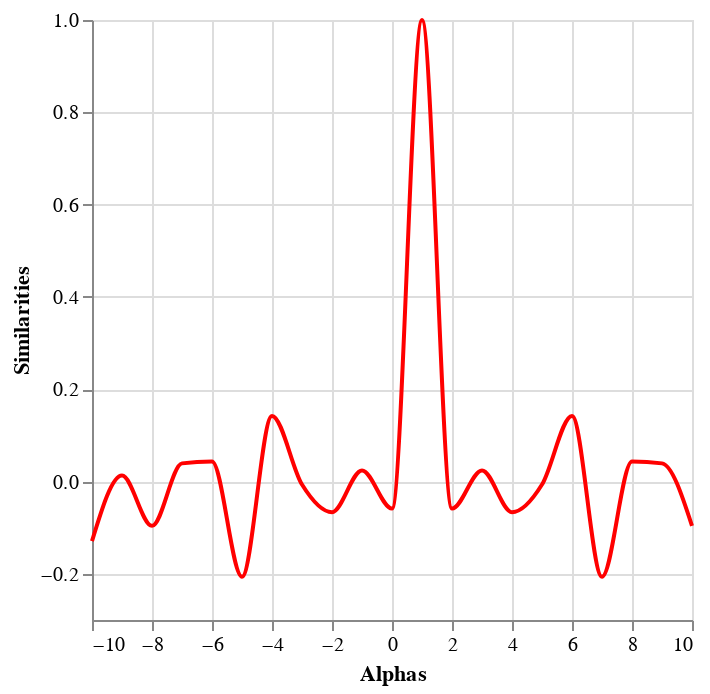

Here is the notebook cell this chart was saved with:
### Markdown cell above
<font color="red">Similarity vs Fractional Power

### Code cell
dim = 100
hx = generate_hvs(dim)

# alpha in [-10, 10] with step size 1
alphas = np.linspace(-10, 10, 21)

# get similarities for all fractional powers
similarities = [similarity(hx, fractional_power(hx, alpha)) for alpha in alphas]


# put into dataframe and make into altair chart
df = pd.DataFrame({"Alphas": alphas, "Similarities": similarities})

chart = alt.Chart(df).mark_line(interpolate="monotone", color="red").encode(
    x = "Alphas",
    y = "Similarities"
)
chart
# Plot the similarity
# plt.plot(alphas, similarities, marker='o')
# plt.xlabel("alpha")
# plt.ylabel("hx to the alpha")
# plt.title('Similarity vs. Fractional Power')
# plt.grid(True)
# plt.show()

### Figure 1 — Vega-Lite specification as saved in the notebook (floating-point values rounded to 4 significant figures)
{"config": {"view": {"continuousWidth": 300, "continuousHeight": 300}}, "data": {"name": "data-70cc401dda1bcd9b26ead3a09bf99bf2"}, "mark": {"type": "line", "color": "red", "interpolate": "monotone"}, "encoding": {"x": {"field": "Alphas", "type": "quantitative"}, "y": {"field": "Similarities", "type": "quantitative"}}, "$schema": "https://vega.github.io/schema/vega-lite/v5.8.0.json", "datasets": {"data-70cc401dda1bcd9b26ead3a09bf99bf2": [{"Alphas": -10.0, "Similarities": -0.1293}, {"Alphas": -9.0, "Similarities": 0.01297}, {"Alphas": -8.0, "Similarities": -0.09604}, {"Alphas": -7.0, "Similarities": 0.03937}, {"Alphas": -6.0, "Similarities": 0.04329}, {"Alphas": -5.0, "Similarities": -0.2064}, {"Alphas": -4.0, "Similarities": 0.1422}, {"Alphas": -3.0, "Similarities": -0.006514}, {"Alphas": -2.0, "Similarities": -0.06651}, {"Alphas": -1.0, "Similarities": 0.0241}, {"Alphas": 0.0, "Similarities": -0.05851}, {"Alphas": 1.0, "Similarities": 1.0}, {"Alphas": 2.0, "Similarities": -0.05851}, {"Alphas": 3.0, "Similarities": 0.0241}, {"Alphas": 4.0, "Similarities": -0.06651}, {"Alphas": 5.0, "Similarities": -0.006514}, {"Alphas": 6.0, "Similarities": 0.1422}, {"Alphas": 7.0, "Similarities": -0.2064}, {"Alphas": 8.0, "Similarities": 0.04329}, {"Alphas": 9.0, "Similarities": 0.03937}, {"Alphas": 10.0, "Similarities": -0.09604}]}}
